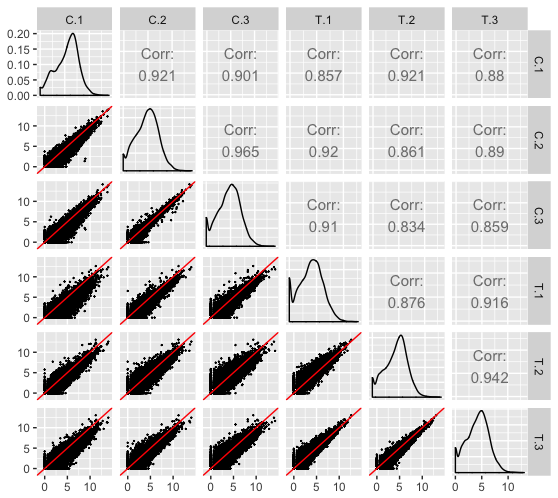

The R source for this figure:
library(bigPint)

data <- as.data.frame(readRDS("../data.Rds"))
logData <- log(data+1)
logData$ID <- rownames(logData)
logData <- logData[,c(7,1:6)]

# scatMatGalbraith.png
ret <- plotScatterStatic(data = logData, pointSize=0.1, option="point")

plotScatterStatic(data = logData, pointSize=0.5, option="orthogonal")

plotScatterStatic(data = logData, pointSize=0.5, piLevel =0.9999, option="prediction")
